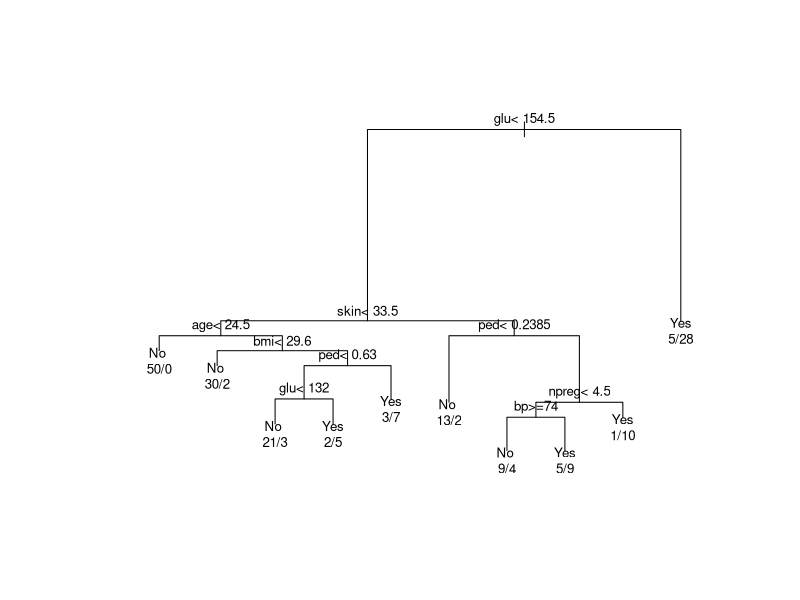

Source code (R):
#1-Data Acquisition
#Load Diabetes in Pima Indian Women dataset
library(MASS)
data("Pima.te")

#2-Divide Dataset
#we will divide dataset into training data and testing data
set.seed(2)
library(caTools) #sample.split function is present in this package

split <- sample.split(Pima.te, SplitRatio = 0.7) 
#split

training_dt <- subset(Pima.te, split== 'TRUE')
testing_dt <- subset(Pima.te, split== 'FALSE')

#3-Implementing dt model
library(rpart)

model_dt<- rpart(type ~ ., data = training_dt)
summary(model_dt)
model_dt$method
model_dt$parms

#plotting the result as a tree
plot(model_dt, margin = 0.1)
text(model_dt, use.n = TRUE, pretty = TRUE, cex=0.8)



#4-prediction and accuracy of model
pred_dt <- predict(model_dt, testing_dt, type = 'class')
#here this model predict values of probabilities thats why to convert them
# into 'yes' or 'no' we must have to use type='class' 
#otherwise in confusionmatrix function error will occur...beware
pred_dt


library(caret)
confusionMatrix(table(pred_dt, testing_dt$type))

#5-predicting for new dataset
new_data <- list(npreg=4, glu=110, bp=45, skin=47, bmi=51.3, ped=0.776, age=30)
predicted_type<- predict(model_dt, new_data, type = 'class')
predicted_type
